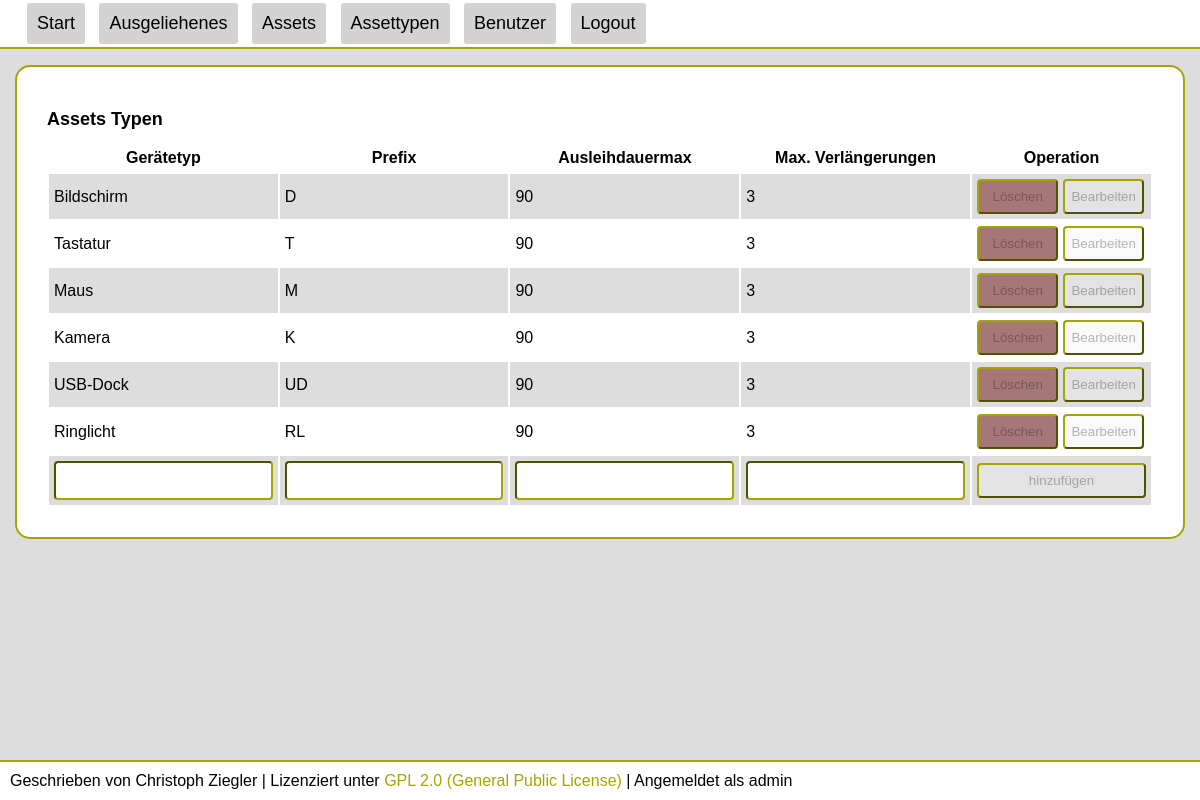
/?page=assettype (signed in), run on the app's committed database.
### tables this page shows
CREATE TABLE IF NOT EXISTS `assettype` (
`idassettype` int(11) NOT NULL,
  `Name` varchar(45) NOT NULL,
  `prefix` varchar(5) NOT NULL,
  `renttimedays` int(11) NOT NULL COMMENT 'Wie viele Tage darf das Asset geliehen werden',
  `renewals_max` int(11) NOT NULL COMMENT 'Wie oft darf ein Asset des Types ausgeliehen werden'
);

### functions.php (called while the page is built, shortened)
<?php
$db = new mysqli($db_host, $db_user, $db_password, $db_scheme, $db_port);
function get_assettypes()
{
    global $db;
    $sql = "SELECT
        *
    FROM assettype";
    return $db->query($sql)->fetch_all(MYSQLI_ASSOC);
}

### inc/flex-item_assettype.php (the view, shortened to what this page needs)
<div class="m_rssettype manage flex-item">
    <h1>Assets Typen</h1>
    <table class="showtable">
        <tr>
            <th>Gerätetyp</th>
            <th>Prefix</th>
            <th>Ausleihdauermax</th>
            <th>Max. Verlängerungen</th>
            <th>Operation</th>
        </tr>
        <?php foreach (get_assettypes() as $key => $value) { ?>
        <tr>
            <td><?php echo $value['Name']; ?></td>
            <td><?php echo $value['prefix']; ?></td>
            <td><?php echo $value['renttimedays']; ?></td>
            <td><?php echo $value['renewals_max']; ?></td>
            <td>
                <form action="/?assettypupd" method="POST">
                <input class="negativ halfsize" type="submit" value="Löschen" disabled="disabled">
                <input class="halfsize" type="submit" value="Bearbeiten" disabled="disabled">
                </form>
            </td>
        </tr>
        <?php } ?>
        <tr>
            <td><input type="text"></td>
            <td><input type="text"></td>
            <td><input type="number" value="<?php echo $assettype_retimedays_default; ?>"></td>
            <td><input type="number" value="<?php echo $assettype_rerentmax_default; ?>"></td>
            <td><input type="submit" value="hinzufügen" disabled="disabled"></td>
        </tr>
    </table>
</div>

### styles.css (style rules this page uses)
body { background-color: var(--sitecolor); margin: 0px; font-family: Verdana, Geneva, Tahoma, sans-serif; }
h1 { font-size: large; }
input { border-color: var(--akzentfarbe); border-radius: 4px; padding: 5px; }
input[type="text"] { width: calc(100% - 14px); height: 25px; }
input[type="number"] { width: calc(100% - 14px); height: 25px; }
input[type="submit"] { height: 35px; width: 100%; }
.halfsize { width: calc(50% - 3px) !important; }
.flex-item { display: flexbox; flex-basis: 300px; flex-grow: 1; margin: 15px; padding: 30px; border: 2px solid var(--akzentfarbe); border-radius: 15px; background-color: var(--backgroundcolor); }
.flex-item table.showtable { flex: none; width: 100%; border-collapse: separate; border-spacing: 2px 2px; }
.flex-item table.showtable th { padding: 5px; }
.flex-item table.showtable td { padding: 5px; }
.flex-item table.showtable tr:nth-child(even) td { background-color: var(--sitecolor); }
.negativ { background-color: var(--negativ); }

### data on the page
assettype: Name "Bildschirm", prefix "D", renttimedays "90", renewals_max "3"
assettype: Name "Tastatur", prefix "T", renttimedays "90", renewals_max "3"
assettype: Name "Maus", prefix "M", renttimedays "90", renewals_max "3"
assettype: Name "Kamera", prefix "K", renttimedays "90", renewals_max "3"
assettype: Name "USB-Dock", prefix "UD", renttimedays "90", renewals_max "3"
assettype: Name "Ringlicht", prefix "RL", renttimedays "90", renewals_max "3"

### other printed values
$_SESSION['username'] "admin"
